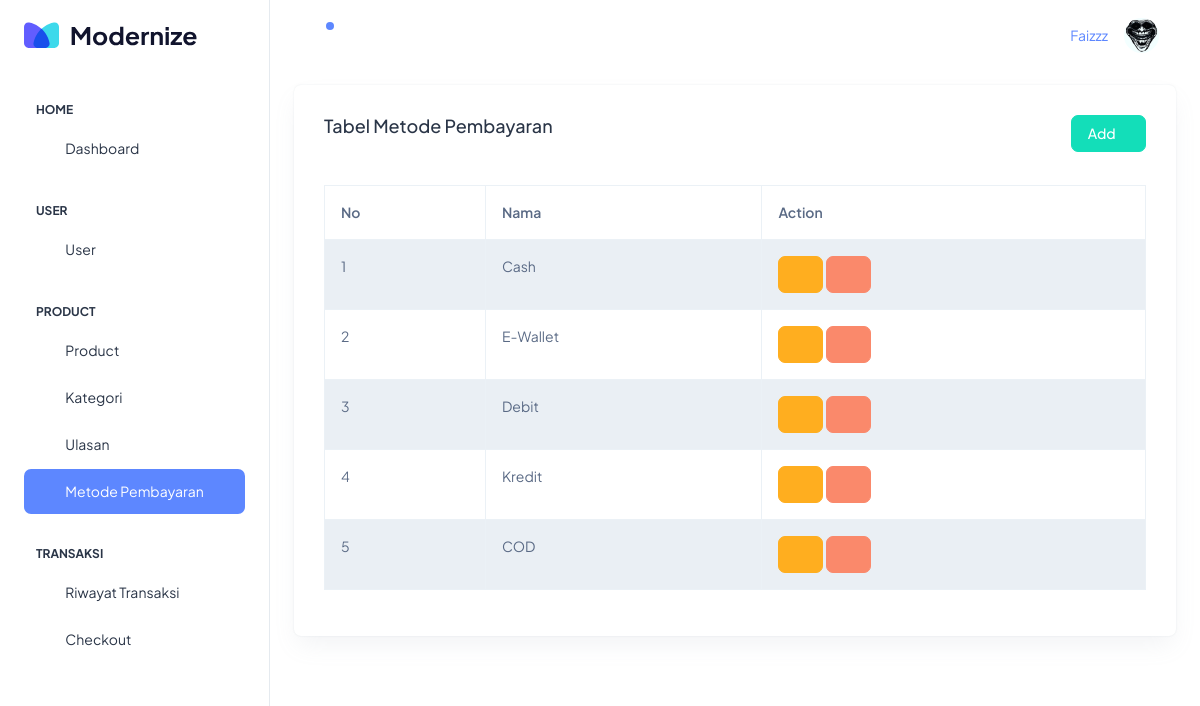
The app's page /pages/pembayaran/index.php (signed in) with its own data.
### tables this page shows
CREATE TABLE IF NOT EXISTS `pembayaran` (
  `id` int NOT NULL AUTO_INCREMENT,
  `nama` varchar(200) NOT NULL,
  PRIMARY KEY (`id`)
);

### action/pembayaran/show_data.php (called while the page is built, shortened)
<?php
include '../../connection/connection.php';
$sql = 'SELECT * FROM pembayaran';
$result = $conn->query($sql);

### pages/pembayaran/index.php (the view, shortened to what this page needs)
<!doctype html>
<html lang="en">
<head>
    <link rel="stylesheet" href="../../assets/css/styles.min.css" />
</head>
<body>
    <div class="page-wrapper" id="main-wrapper" data-layout="vertical" data-navbarbg="skin6" data-sidebartype="full"
        data-sidebar-position="fixed" data-header-position="fixed">
        <?php include '../layout/sidebar.php'; ?>
        <div class="body-wrapper">
            <?php include '../layout/header.php'; ?>
            <div class="container-fluid">
                <div class="row">
                    <div class="col-md-12">
                        <div class="card">
                            <div class="card-body">
                                <a href="./create.php" class="btn btn-success float-md-end">
                                    Add <i class="ti ti-plus"></i>
                                </a>
                                <h5 class="card-title d-flex justify-content-start">Tabel Metode Pembayaran</h5>
                                <div class="table-responsive mt-5">
                                    <table class="table table-striped table-bordered no-wrap">
                                        <thead>
                                            <tr>
                                                <th>No</th>
                                                <th>Nama</th>
                                                <th>Action</th>
                                            </tr>
                                        </thead>
                                        <tbody>
                                            <?php
                                            include '../../action/pembayaran/show_data.php';
                                            $no=1;
                                            while ($data = mysqli_fetch_assoc($result)) {
                                            ?>
                                                <tr>
                                                    <td><?= $no++ ?></td>
                                                    <td><?= $data['nama'] ?></td>
                                                    <td>
                                                        <a href="edit.php?id=<?= $data['id'] ?>" class="btn btn-warning"><i class="ti ti-edit"></i></a>
                                                        <a href="../../action/pembayaran/delete.php?id=<?= $data['id'] ?>" class="btn btn-danger" onclick="return confirm('Apakah Anda Yakin Ingin Menghapus Data Ini?')"><i class="ti ti-trash"></i></a>
                                                    </td>
                                                </tr>
                                            <?php
                                            }
                                            ?>
                                        </tbody>
                                    </table>
                                </div>
                            </div>
                        </div>
                    </div>
                </div>
            </div>
        </div>
    </div>
</body>
</html>

### records on screen
pembayaran: nama "Cash"
pembayaran: nama "E-Wallet"
pembayaran: nama "Debit"
pembayaran: nama "Kredit"
pembayaran: nama "COD"

### other values on screen
$_SESSION['nama'] "Faizzz"
